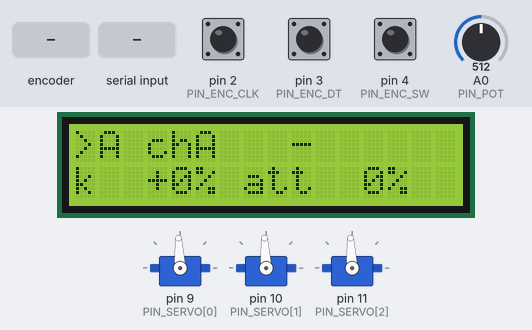
This sketch was run on a simulated Arduino Mega 2560, built with avr-gcc and run on an emulated ATmega2560. Parts: 3 × servo, 16×2 character LCD. Inputs (shaded band) come from the test bench; at power-on: pin 4 (PIN_ENC_SW) HIGH, pin 2 (PIN_ENC_CLK) HIGH, pin 3 (PIN_ENC_DT) HIGH, A0 (PIN_POT) = 512. What the sketch prints to the serial monitor is not drawn.

Above: at 2.0 s.
2.1 s: rotary encoder on pin 2 (PIN_ENC_CLK) / pin 3 (PIN_ENC_DT) turned 2 steps (second pin leading)
At 3.4 s:
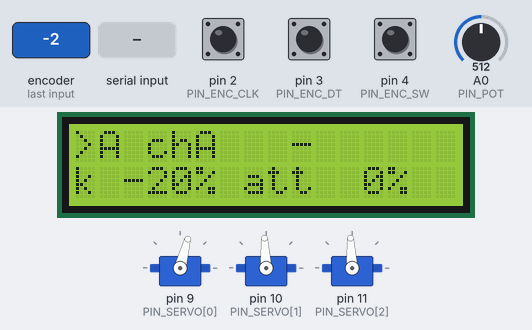
4.0 s: pin 4 (PIN_ENC_SW) pulled LOW for 0.15 s
At 4.6 s:
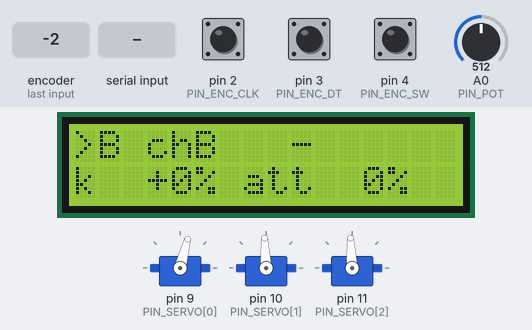
5.6 s: rotary encoder on pin 2 (PIN_ENC_CLK) / pin 3 (PIN_ENC_DT) turned 2 steps (second pin leading)
At 7.1 s:
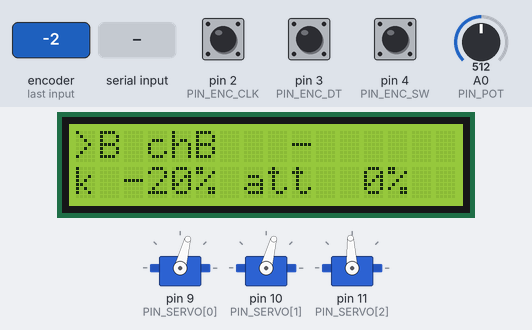
7.5 s: pin 4 (PIN_ENC_SW) pulled LOW for 1 s
At 8.5 s:
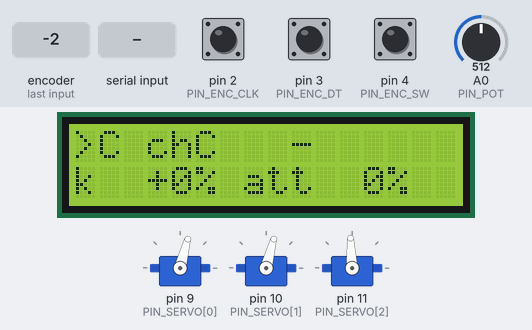
10.0 s: rotary encoder on pin 2 (PIN_ENC_CLK) / pin 3 (PIN_ENC_DT) turned 2 steps (second pin leading)
At 10.7 s:
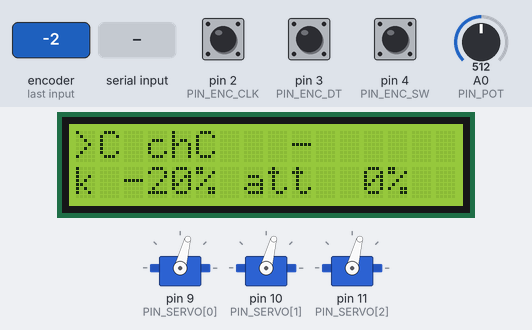
11.9 s: "M 0\n" received over Serial
At 12.7 s:
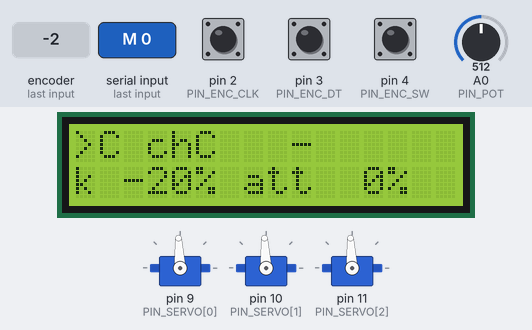
Timing chart, 0 to 14.4 s (numbered marks = the images above; inputs shaded):
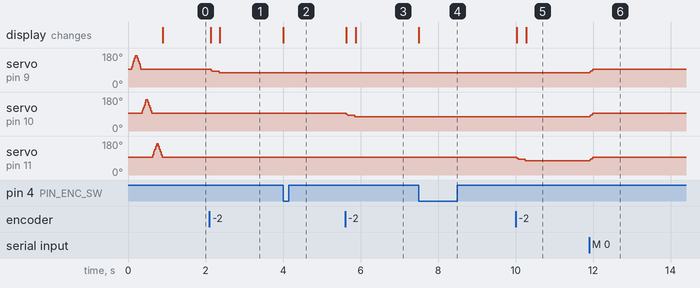

The sketch:

panel.ino
```cpp
/* ===========================================================================
   llmSurgeon -- physical control panel
   Arduino Mega 2560. Talks to the laptop over USB serial at 115200 baud.

   Three channels (A, B, C). One rotary encoder selects a channel and adjusts
   its value. Three servos show state. An LCD1602 shows what is selected.

   HARDWARE (matches the team's spec; change only this file's pin block)
     Encoder   CLK D2   DT D3   SW D4           (+5V, GND)
     Servos    A D9     B D10   C D11           (power from external pack)
     LCD1602   RS D22   E D23   D4..D7 D24..D27 (RW->GND, VO->contrast)
     Pot       A0                               (optional, legacy)

   TWO DESIGN DECISIONS, made deliberately. Both are switchable.

   1) WHAT THE SERVO SHOWS.
      The spec says "servo angle represents the current parameter value", i.e.
      the servo displays the knob. But a servo cannot be both an input display
      and an output gauge, and if it only echoes the encoder it is showing your
      own hand -- the encoder's position is already physically visible.
      So by DEFAULT the servo is a GAUGE OF THE AGENT: the laptop drives it from
      the model's state, vibration shows how torn the agent is, and the knob
      value is shown on the LCD instead. Send "M 1" to switch the servos back to
      mirroring the knob, or set SERVO_SHOWS_KNOB below.

   2) WHAT A, B, C MEAN.
      The spec's section 9 wants them as three parameters of ONE agent
      (aggression / curiosity / risk tolerance). The software currently runs
      THREE AGENTS with one steerable parameter each, because only one steering
      vector has been built and proven to work; three parameters needs three
      vectors and the other two are unproven. This sketch does not care either
      way -- it is three generic channels and the laptop sends the display names
      with "N <idx> <name>". So the hardware is ready for either mapping.

   SERIAL PROTOCOL, newline-terminated ASCII (readable in the Serial Monitor)

   Arduino -> laptop
     RDY llmSurgeon panel v1            on boot
     K <idx> <value>                    knob moved. value 0..180
     B <idx>                            selection changed to idx
     P <raw>                            potentiometer, 0..1023 (throttled)
     ST <idx> <knob> <angle> <jit>      state dump, in reply to "?"

   laptop -> Arduino
     U <idx> <angle> <jitter> <urgency> <led> <action>
                                        agent state. angle 0..180,
                                        jitter/urgency 0..1000 (per-mille,
                                        integers only -- no float parsing),
                                        led 0|1, action a short word
     D <idx> <value>                    set the knob directly (laptop override)
     N <idx> <name>                     display name for a channel
     M <0|1>                            servos show agent (0) or knob (1)
     R <0|1>                            relax servos (1 = stop driving them)
     ?                                  request a state dump

   idx is 1..3. Unknown lines are ignored, so a stray keystroke in the Serial
   Monitor cannot wedge the panel.

   POWER WARNING -- read this before blaming the code
     Three MF90 servos moving together can pull well over an amp. Three AA
     alkalines in series start at ~4.5V and sag hard under that load; the usual
     symptom is servo jitter or the Arduino resetting, which looks exactly like
     a software bug. This sketch mitigates it by SLEW-LIMITING every servo so
     they ramp instead of slamming, and by capping dither amplitude. If you
     still see jitter or resets, the battery is the cause, not this file: use
     4x NiMH AA (4.8V, much stiffer under load) or a 5V UBEC.
     Never join the battery positive to the Arduino 5V pin while USB is plugged
     in. The battery negative MUST join Arduino GND or the servo signal has no
     reference and the servos will twitch randomly.
   =========================================================================== */

#include <Servo.h>
#include <LiquidCrystal.h>
#include "protocol.h"      // wire format parser, unit-tested by arduino/test

/* ----------------------------------------------------------------- pins */
const uint8_t PIN_ENC_CLK = 2;      // must be an interrupt pin (Mega: 2,3,18,19,20,21)
const uint8_t PIN_ENC_DT  = 3;
const uint8_t PIN_ENC_SW  = 4;
const uint8_t PIN_SERVO[3] = { 9, 10, 11 };
const uint8_t PIN_POT = A0;

const uint8_t PIN_LCD_RS = 22;
const uint8_t PIN_LCD_EN = 23;
const uint8_t PIN_LCD_D4 = 24;
const uint8_t PIN_LCD_D5 = 25;
const uint8_t PIN_LCD_D6 = 26;
const uint8_t PIN_LCD_D7 = 27;

/* ------------------------------------------------------------- tunables */
const int  N_CH = 3;

// Mechanical limits. Narrow these if the needle hits a stop behind the
// faceplate. A servo held against a stop stalls, cooks itself and flattens the
// battery, so these are a real safety setting, not cosmetic.
const int  ANGLE_MIN = 0;
const int  ANGLE_MAX = 180;

// MF90 pulse widths. Measure yours with lcd_test/servo sweep and narrow if it
// strains at either end.
const int  SERVO_MIN_US = 600;
const int  SERVO_MAX_US = 2400;

// Degrees of knob travel per encoder click. Was 3, which meant 60 clicks to cross the range
// and a coefficient step of only 0.07 -- turning the encoder felt like it did nothing.
// At 9, half a turn of a 20-detent encoder covers the whole range and each click is a
// coefficient step of about 0.2, which is visible in one round.
const int  ENC_STEP_DEG      = 9;
// Set true if turning the encoder clockwise makes the value go DOWN. Encoder modules differ
// in which of CLK/DT leads, and it is cheaper to flip this than to rewire.
const bool ENC_INVERT        = false;
const unsigned long ENC_DEBOUNCE_US = 1200;   // mechanical encoder contact bounce
const unsigned long BTN_DEBOUNCE_MS = 40;

const unsigned long SERVO_PERIOD_MS = 20;     // 50 Hz update
const int  SLEW_DEG_PER_TICK = 4;             // max movement per update -> ramps
/* ---- VIBRATION = "how much attention does this agent need"
   Amplitude is the signal. It was 6 degrees, which is invisible on a servo horn, and it was
   also riding on each agent's own needle position so the three wobbled around three
   different points and read as noise rather than as a measurement.

   VIBE_CENTRED (default) sweeps every servo about ONE shared centre, so the three needles
   are directly comparable at a glance: widest sweep = the agent that needs you. The cost is
   that the needle is then an attention meter only -- the agent's position moves to the LCD
   and the console. Set it false to go back to vibrating about each agent's own angle, which
   keeps the needle as a position gauge.

   Prefer a big slow sweep over a small fast buzz: it is far more visible across a room, and
   it is much kinder to both the gears and a AA battery pack. */
bool  VIBE_CENTRED          = true;
const int   VIBE_CENTRE      = 90;            // the shared centre, degrees
const float DITHER_MAX_DEG   = 45.0;          // amplitude at attention = 1
const float DITHER_MIN_HZ    = 0.8;           // at urgency = 0
const float DITHER_MAX_HZ    = 3.0;           // at urgency = 1
const float DITHER_DEADBAND  = 0.05;          // below this attention, hold still

// Peak angular velocity cap, degrees/second. Large amplitude times high frequency is
// mechanically violent and draws a current spike the battery cannot supply; when the pair
// would exceed this, amplitude is scaled back rather than the servo being asked for
// something it cannot do.
const float VIBE_MAX_DEG_PER_S = 900.0;

const unsigned long LCD_PERIOD_MS = 150;      // LCD writes are slow; don't spam
const unsigned long POT_PERIOD_MS = 100;
// The pot is legacy and nothing consumes it. Its reading drifts downward while the servos
// move (they load the 5V rail, which drags the ADC reference with it), so a small epsilon
// spams the serial link with meaningless P lines. Raised to keep the log readable.
const int  POT_EPSILON = 25;

// 0 disables. If you enable it the needles go limp when idle, which saves the
// battery but looks broken, so it is off by default.
const unsigned long RELAX_AFTER_MS = 0;

/* Default TRUE so the panel is useful standing alone: upload the sketch, turn the
   encoder, and the servo moves. No laptop, no Python, no model needed -- that is
   the hardware bring-up test.
   When debate.py connects it sends "M 0" and the servos become agent gauges
   instead (design decision 1 above). So the board is self-sufficient on the bench
   and becomes a display once the AI is driving it. */
bool SERVO_SHOWS_KNOB = true;

/* -------------------------------------------------------------- channels */
struct Channel {
  Servo   servo;
  int     knob;        // 0..180, the parameter the encoder sets
  int     agent;       // 0..180, where the laptop says the agent stands
  float   jitter;      // 0..1, how torn the agent is
  float   urgency;     // 0..1, drives dither frequency
  bool    led;         // agent picked the correct action
  int     shown;       // last angle actually commanded (for slew limiting)
  char    name[11];
  char    action[9];
};
Channel ch[N_CH];

const char CH_ID[N_CH] = { 'A', 'B', 'C' };

LiquidCrystal lcd(PIN_LCD_RS, PIN_LCD_EN,
                  PIN_LCD_D4, PIN_LCD_D5, PIN_LCD_D6, PIN_LCD_D7);

volatile int  encDelta = 0;          // written by the ISR, drained in loop()
volatile unsigned long lastEncUs = 0;

int  selected = 0;                   // 0..N_CH-1
bool relaxed = false;
bool lcdDirty = true;

unsigned long lastServoMs = 0, lastLcdMs = 0, lastPotMs = 0, lastActivityMs = 0;
int  lastPotSent = -1000;
bool btnState = false;
unsigned long btnChangedMs = 0;

/* ------------------------------------------------------------------ util */
int clampAngle(int v) {
  if (v < ANGLE_MIN) return ANGLE_MIN;
  if (v > ANGLE_MAX) return ANGLE_MAX;
  return v;
}

/* --------------------------------------------------------- encoder (ISR) */
/* Interrupt on CLK falling edge; DT tells us the direction. Standard KY-040
   style decode. Kept tiny: no Serial, no floats, no LCD inside an ISR. */
void encoderISR() {
  unsigned long now = micros();
  if (now - lastEncUs < ENC_DEBOUNCE_US) return;   // contact bounce
  lastEncUs = now;
  int dir = digitalRead(PIN_ENC_DT) ? 1 : -1;
  encDelta += ENC_INVERT ? -dir : dir;
}

/* -------------------------------------------------------------- servos */
void writeServo(int i, int angle) {
  angle = clampAngle(angle);
  int us = SERVO_MIN_US
         + (long)(angle - ANGLE_MIN) * (SERVO_MAX_US - SERVO_MIN_US)
           / max(1, (ANGLE_MAX - ANGLE_MIN));
  ch[i].servo.writeMicroseconds(us);
}

void updateServos() {
  if (relaxed) return;
  float t = millis() / 1000.0;
  for (int i = 0; i < N_CH; i++) {
    /* ---- where the needle sits when it is not vibrating */
    int base;
    if (SERVO_SHOWS_KNOB)      base = ch[i].knob;          // standalone: mirror the encoder
    else if (VIBE_CENTRED)     base = VIBE_CENTRE;         // attention meter about one centre
    else                       base = ch[i].agent;         // position gauge

    // slew limit: ramp toward the base instead of jumping. Three servos slamming at once is
    // what browns out a AA pack. Note the dither below is deliberately NOT slew-limited --
    // limiting it would flatten the very signal we are trying to show.
    int d = base - ch[i].shown;
    if (d >  SLEW_DEG_PER_TICK) d =  SLEW_DEG_PER_TICK;
    if (d < -SLEW_DEG_PER_TICK) d = -SLEW_DEG_PER_TICK;
    ch[i].shown += d;

    float off = 0.0;
    if (!SERVO_SHOWS_KNOB && ch[i].jitter >= DITHER_DEADBAND) {
      float amp = ch[i].jitter * DITHER_MAX_DEG;
      float hz  = DITHER_MIN_HZ + ch[i].urgency * (DITHER_MAX_HZ - DITHER_MIN_HZ);

      // keep peak speed survivable: v_peak = amp * 2*pi*f
      float vpeak = amp * 2.0 * PI * hz;
      if (vpeak > VIBE_MAX_DEG_PER_S) amp *= VIBE_MAX_DEG_PER_S / vpeak;

      // Phase-stagger the three channels by a third of a cycle each. Same amplitude still
      // looks the same, so they stay comparable, but the three current peaks no longer land
      // at the same instant on one battery pack.
      float phase = (2.0 * PI * i) / N_CH;
      off = amp * sin(2.0 * PI * hz * t + phase);

      // never let the sweep drive into a mechanical stop
      float lo = ANGLE_MIN - ch[i].shown, hi = ANGLE_MAX - ch[i].shown;
      if (off < lo) off = lo;
      if (off > hi) off = hi;
    }
    writeServo(i, ch[i].shown + (int)off);
  }
}

void setRelaxed(bool r) {
  relaxed = r;
  for (int i = 0; i < N_CH; i++) {
    if (r) ch[i].servo.detach();
    else if (!ch[i].servo.attached()) ch[i].servo.attach(PIN_SERVO[i]);
  }
}

/* ----------------------------------------------------------------- LCD */
void padTo(char *buf, int n) {
  int l = strlen(buf);
  while (l < n) buf[l++] = ' ';
  buf[n] = '\0';
}

void updateLcd() {
  char row[17];
  Channel &c = ch[selected];

  // row 0: which channel is selected, its name, and what that agent is doing
  snprintf(row, sizeof(row), ">%c %-5.5s %-7.7s", CH_ID[selected], c.name, c.action);
  padTo(row, 16);
  lcd.setCursor(0, 0);
  lcd.print(row);

  /* row 1: the KNOB as a signed percentage, and this agent's attention level.
     Signed, because the knob's whole meaning is "which way am I pushing, and how hard" --
     a bare 0..180 made it impossible to see at a glance whether you were cautious or bold.
     This is also the readout that proves the encoder is doing something, which the raw
     0..180 value did not make obvious. */
  int knobPct = (int)lround((c.knob - 90.0) / 90.0 * 100.0);   // -100..+100
  int attPct  = (int)lround(c.jitter * 100.0);                 // attention, 0..100
  snprintf(row, sizeof(row), "k%+4d%% att%3d%%%c",
           knobPct, attPct, c.led ? '*' : ' ');
  padTo(row, 16);
  lcd.setCursor(0, 1);
  lcd.print(row);
}

/* --------------------------------------------------------------- serial */
void sendKnob(int i) {
  Serial.print("K ");
  Serial.print(i + 1);
  Serial.print(' ');
  Serial.println(ch[i].knob);
}

void dumpState() {
  for (int i = 0; i < N_CH; i++) {
    Serial.print("ST ");
    Serial.print(i + 1);
    Serial.print(' ');
    Serial.print(ch[i].knob);
    Serial.print(' ');
    Serial.print(ch[i].agent);
    Serial.print(' ');
    Serial.println((int)(ch[i].jitter * 1000));
  }
}

/* Apply one complete line. The PARSING lives in protocol.h, which is also
   compiled and unit-tested on a PC by arduino/test -- so the parser on the board
   is the same code the tests check. This function only applies the result. */
void handleLine(char *line) {
  Msg m;
  if (!parseLine(line, m)) return;          // unknown line: ignored on purpose

  switch (m.kind) {
    case MSG_DUMP:
      dumpState();
      return;

    case MSG_UPDATE: {
      if (m.idx < 1 || m.idx > N_CH) return;
      Channel &c = ch[m.idx - 1];
      c.agent   = clampAngle(m.angle);
      c.jitter  = clampRange(m.jitter,  0, 1000) / 1000.0;
      c.urgency = clampRange(m.urgency, 0, 1000) / 1000.0;
      c.led     = (m.led != 0);
      strncpy(c.action, m.word, sizeof(c.action) - 1);
      c.action[sizeof(c.action) - 1] = '\0';
      lcdDirty = true;
      return;
    }

    case MSG_SETKNOB:
      if (m.idx < 1 || m.idx > N_CH) return;
      ch[m.idx - 1].knob = clampAngle(m.value);
      lcdDirty = true;
      return;

    case MSG_NAME:
      if (m.idx < 1 || m.idx > N_CH) return;
      strncpy(ch[m.idx - 1].name, m.word, sizeof(ch[m.idx - 1].name) - 1);
      ch[m.idx - 1].name[sizeof(ch[m.idx - 1].name) - 1] = '\0';
      lcdDirty = true;
      return;

    case MSG_MODE:
      SERVO_SHOWS_KNOB = (m.value != 0);
      lcdDirty = true;
      return;

    case MSG_RELAX:
      setRelaxed(m.value != 0);
      return;

    case MSG_VIBE:
      VIBE_CENTRED = (m.value != 0);
      lcdDirty = true;
      return;

    default:
      return;
  }
}

void pollSerial() {
  static char buf[48];
  static uint8_t n = 0;
  while (Serial.available()) {
    char c = Serial.read();
    if (c == '\n' || c == '\r') {
      buf[n] = '\0';
      if (n) handleLine(buf);
      n = 0;
    } else if (n < sizeof(buf) - 1) {
      buf[n++] = c;
    } else {
      n = 0;          // overlong line: drop it rather than overflow
    }
  }
}

/* ----------------------------------------------------------------- setup */
void setup() {
  Serial.begin(115200);

  for (int i = 0; i < N_CH; i++) {
    ch[i].knob = 90;                 // centre = coefficient 0 on the laptop
    ch[i].agent = 90;
    ch[i].shown = 90;
    ch[i].jitter = 0.0;
    ch[i].urgency = 0.5;
    ch[i].led = false;
    snprintf(ch[i].name, sizeof(ch[i].name), "ch%c", CH_ID[i]);
    strncpy(ch[i].action, "-", sizeof(ch[i].action));
    ch[i].servo.attach(PIN_SERVO[i]);
    writeServo(i, 90);
  }

  pinMode(PIN_ENC_CLK, INPUT_PULLUP);
  pinMode(PIN_ENC_DT,  INPUT_PULLUP);
  pinMode(PIN_ENC_SW,  INPUT_PULLUP);
  attachInterrupt(digitalPinToInterrupt(PIN_ENC_CLK), encoderISR, FALLING);

  lcd.begin(16, 2);
  lcd.clear();
  lcd.setCursor(0, 0);
  lcd.print("llmSurgeon");
  lcd.setCursor(0, 1);
  lcd.print("panel ready");

  // Startup sweep: proves all three servos are alive before anyone is
  // watching, and looks like a car dashboard on ignition. Staggered, not
  // simultaneous, to keep the peak current down on a AA pack.
  for (int i = 0; i < N_CH; i++) {
    for (int a = 90; a <= 170; a += 5) { writeServo(i, a); delay(8); }
    for (int a = 170; a >= 90; a -= 5) { writeServo(i, a); delay(8); }
  }

  lastActivityMs = millis();
  Serial.println("RDY llmSurgeon panel v1");
  lcdDirty = true;
}

/* ------------------------------------------------------------------ loop */
void loop() {
  unsigned long now = millis();

  pollSerial();

  /* ---- encoder rotation adjusts the selected channel */
  int delta;
  noInterrupts();
  delta = encDelta;
  encDelta = 0;
  interrupts();
  if (delta != 0) {
    ch[selected].knob = clampAngle(ch[selected].knob + delta * ENC_STEP_DEG);
    sendKnob(selected);
    lcdDirty = true;
    lastActivityMs = now;
    if (relaxed) setRelaxed(false);
  }

  /* ---- encoder button cycles the selection */
  bool pressed = (digitalRead(PIN_ENC_SW) == LOW);
  if (pressed != btnState && now - btnChangedMs > BTN_DEBOUNCE_MS) {
    btnChangedMs = now;
    btnState = pressed;
    if (pressed) {                       // act on the press, not the release
      selected = (selected + 1) % N_CH;
      Serial.print("B ");
      Serial.println(selected + 1);
      lcdDirty = true;
      lastActivityMs = now;
    }
  }

  /* ---- optional analogue input, kept from the original rig */
  if (now - lastPotMs >= POT_PERIOD_MS) {
    lastPotMs = now;
    int raw = analogRead(PIN_POT);
    if (abs(raw - lastPotSent) > POT_EPSILON) {
      lastPotSent = raw;
      Serial.print("P ");
      Serial.println(raw);
    }
  }

  /* ---- drive the servos */
  if (now - lastServoMs >= SERVO_PERIOD_MS) {
    lastServoMs = now;
    updateServos();
  }

  /* ---- refresh the display */
  if (lcdDirty && now - lastLcdMs >= LCD_PERIOD_MS) {
    lastLcdMs = now;
    lcdDirty = false;
    updateLcd();
  }

  /* ---- optional battery saver */
  if (RELAX_AFTER_MS && !relaxed && now - lastActivityMs > RELAX_AFTER_MS) {
    setRelaxed(true);
  }
}
```

Source omitted: protocol.h (3767 bytes)

Measured:
- after the input at 2.1 s, servo on pin 9 (PIN_SERVO[0]): 93° → 84° after 0.05 s, → 75° 0.20 s later; the display: first changes at once (image 1 shows a later state)
- after the input at 4.0 s, the display: changes at once (image 2)
- after the input at 5.6 s, servo on pin 10 (PIN_SERVO[1]): 93° → 84° at once, → 75° 0.22 s later; the display: first changes at once (image 3 shows a later state)
- after the input at 7.5 s, the display: changes at once (image 4)
- after the input at 10.0 s, servo on pin 11 (PIN_SERVO[2]): 93° → 84° at once, → 75° 0.22 s later; the display: first changes at once (image 5 shows a later state)
- after the input at 11.9 s, servo on pin 9 (PIN_SERVO[0]), servo on pin 10 (PIN_SERVO[1]), servo on pin 11 (PIN_SERVO[2]): 75° → 93° at once
